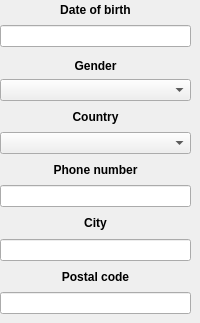
            <widget class="QWidget" name="adv_param_tab">
             <attribute name="title">
              <string>Advanced Search</string>
             </attribute>
             <widget class="QWidget" name="gridLayoutWidget_5">
              <property name="geometry">
               <rect>
                <x>0</x>
                <y>0</y>
                <width>191</width>
                <height>314</height>
               </rect>
              </property>
              <layout class="QGridLayout" name="findpatient_adv_layout">
               <item row="2" column="0">
                <widget class="QLabel" name="gender_label">
                 <property name="sizePolicy">
                  <sizepolicy hsizetype="Preferred" vsizetype="Preferred">
                   <horstretch>0</horstretch>
                   <verstretch>0</verstretch>
                  </sizepolicy>
                 </property>
                 <property name="font">
                  <font>
                   <weight>75</weight>
                   <bold>true</bold>
                  </font>
                 </property>
                 <property name="text">
                  <string>Gender</string>
                 </property>
                 <property name="alignment">
                  <set>Qt::AlignBottom|Qt::AlignHCenter</set>
                 </property>
                </widget>
               </item>
               <item row="8" column="0">
                <widget class="QLabel" name="city_label">
                 <property name="sizePolicy">
                  <sizepolicy hsizetype="Preferred" vsizetype="Preferred">
                   <horstretch>0</horstretch>
                   <verstretch>0</verstretch>
                  </sizepolicy>
                 </property>
                 <property name="font">
                  <font>
                   <weight>75</weight>
                   <bold>true</bold>
                  </font>
                 </property>
                 <property name="text">
                  <string>City</string>
                 </property>
                 <property name="alignment">
                  <set>Qt::AlignCenter</set>
                 </property>
                </widget>
               </item>
               <item row="6" column="0">
                <widget class="QLabel" name="phonenumber_label">
                 <property name="sizePolicy">
                  <sizepolicy hsizetype="Preferred" vsizetype="Preferred">
                   <horstretch>0</horstretch>
                   <verstretch>0</verstretch>
                  </sizepolicy>
                 </property>
                 <property name="font">
                  <font>
                   <weight>75</weight>
                   <bold>true</bold>
                  </font>
                 </property>
                 <property name="text">
                  <string>Phone number</string>
                 </property>
                 <property name="alignment">
                  <set>Qt::AlignCenter</set>
                 </property>
                </widget>
               </item>
               <item row="7" column="0">
                <widget class="QLineEdit" name="phonenumber_le">
                 <property name="sizePolicy">
                  <sizepolicy hsizetype="Expanding" vsizetype="Preferred">
                   <horstretch>0</horstretch>
                   <verstretch>0</verstretch>
                  </sizepolicy>
                 </property>
                </widget>
               </item>
               <item row="10" column="0">
                <widget class="QLabel" name="postalcode_label">
                 <property name="sizePolicy">
                  <sizepolicy hsizetype="Preferred" vsizetype="Preferred">
                   <horstretch>0</horstretch>
                   <verstretch>0</verstretch>
                  </sizepolicy>
                 </property>
                 <property name="font">
                  <font>
                   <weight>75</weight>
                   <bold>true</bold>
                  </font>
                 </property>
                 <property name="text">
                  <string>Postal code</string>
                 </property>
                 <property name="alignment">
                  <set>Qt::AlignCenter</set>
                 </property>
                </widget>
               </item>
               <item row="9" column="0">
                <widget class="QLineEdit" name="city_le">
                 <property name="sizePolicy">
                  <sizepolicy hsizetype="Expanding" vsizetype="Preferred">
                   <horstretch>0</horstretch>
                   <verstretch>0</verstretch>
                  </sizepolicy>
                 </property>
                </widget>
               </item>
               <item row="5" column="0">
                <widget class="QComboBox" name="country_cb">
                 <property name="sizePolicy">
                  <sizepolicy hsizetype="Preferred" vsizetype="Preferred">
                   <horstretch>0</horstretch>
                   <verstretch>0</verstretch>
                  </sizepolicy>
                 </property>
                 <property name="sizeAdjustPolicy">
                  <enum>QComboBox::AdjustToContents</enum>
                 </property>
                 <item>
                  <property name="text">
                   <string/>
                  </property>
                 </item>
                 <item>
                  <property name="text">
                   <string>Austria</string>
                  </property>
                 </item>
                 <item>
                  <property name="text">
                   <string>Czech Republic</string>
                  </property>
                 </item>
                 <item>
                  <property name="text">
                   <string>France</string>
                  </property>
                 </item>
                 <item>
                  <property name="text">
                   <string>Germany</string>
                  </property>
                 </item>
                 <item>
                  <property name="text">
                   <string>Italy</string>
                  </property>
                 </item>
                 <item>
                  <property name="text">
                   <string>Poland</string>
                  </property>
                 </item>
                 <item>
                  <property name="text">
                   <string>Portugal</string>
                  </property>
                 </item>
                 <item>
                  <property name="text">
                   <string>Russia</string>
                  </property>
                 </item>
                 <item>
                  <property name="text">
                   <string>Spain</string>
                  </property>
                 </item>
                 <item>
                  <property name="text">
                   <string>Uk</string>
                  </property>
                 </item>
                 <item>
                  <property name="text">
                   <string>USA</string>
                  </property>
                 </item>
                </widget>
               </item>
               <item row="4" column="0">
                <widget class="QLabel" name="country_label">
                 <property name="sizePolicy">
                  <sizepolicy hsizetype="Preferred" vsizetype="Preferred">
                   <horstretch>0</horstretch>
                   <verstretch>0</verstretch>
                  </sizepolicy>
                 </property>
                 <property name="font">
                  <font>
                   <weight>75</weight>
                   <bold>true</bold>
                  </font>
                 </property>
                 <property name="text">
                  <string>Country</string>
                 </property>
                 <property name="alignment">
                  <set>Qt::AlignCenter</set>
                 </property>
                </widget>
               </item>
               <item row="11" column="0">
                <widget class="QLineEdit" name="postalcode_le">
                 <property name="sizePolicy">
                  <sizepolicy hsizetype="Expanding" vsizetype="Preferred">
                   <horstretch>0</horstretch>
                   <verstretch>0</verstretch>
                  </sizepolicy>
                 </property>
                </widget>
               </item>
               <item row="3" column="0">
                <widget class="QComboBox" name="gender_cb">
                 <property name="sizePolicy">
                  <sizepolicy hsizetype="Preferred" vsizetype="Preferred">
                   <horstretch>0</horstretch>
                   <verstretch>0</verstretch>
                  </sizepolicy>
                 </property>
                 <item>
                  <property name="text">
                   <string/>
                  </property>
                 </item>
                 <item>
                  <property name="text">
                   <string>M</string>
                  </property>
                 </item>
                 <item>
                  <property name="text">
                   <string>F</string>
                  </property>
                 </item>
                </widget>
               </item>
               <item row="0" column="0">
                <widget class="QLabel" name="dateofbirth_label">
                 <property name="font">
                  <font>
                   <weight>75</weight>
                   <bold>true</bold>
                  </font>
                 </property>
                 <property name="text">
                  <string>Date of birth</string>
                 </property>
                 <property name="alignment">
                  <set>Qt::AlignCenter</set>
                 </property>
                </widget>
               </item>
               <item row="1" column="0">
                <widget class="QLineEdit" name="dateofbirth_le"/>
               </item>
              </layout>
             </widget>
            </widget>
